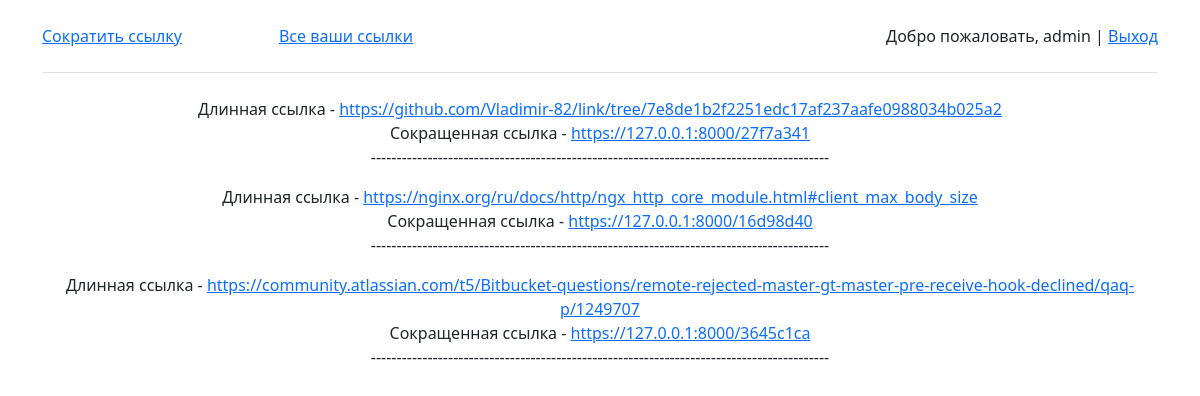
Page /show/ (signed in) on the committed database.
### app/models.py (models this page shows, shortened)
class Link(models.Model):
    author = models.ForeignKey(User, on_delete=models.CASCADE, null=True)
    link = models.URLField(max_length=1000)
    short_link = models.URLField(max_length=1000)

### app/views.py (the view)
# urls.py: path('show/', show, name='show'),
def show(request):
    current_user = request.user.id
    links = Link.objects.filter(author=current_user)
    if request.user.is_authenticated:
        if links:
            return render(request, 'app/show.html', {"links": links})
        else:
            return render(request, 'app/show.html', {'message': Message.does_not_have_list})
    else:
        return render(request, 'app/show.html', {'message': Message.unauthorized})

### app/templates/app/show.html (shortened to what this page needs)
{% extends "app/basic.html" %}
{% block content %}
{% if message %}
    <b>{{ message }}</b>
{% else %}
{% for link in links %}
    Длинная ссылка - <a href="{{ link.link }}"> {{ link.link }} </a><br>
    Сокращенная ссылка - <a href="{{ link.link }}"> {{ link.short_link }} </a>
    <p> ----------------------------------------------------------------------------------------- </p>
{% endfor %}
{% endif %}
{% endblock %}

### app/templates/app/basic.html (shortened to what this page needs)
<!DOCTYPE html>
<html lang="en">
<head>
    <link href="https://cdn.jsdelivr.net/npm/bootstrap@5.0.2/dist/css/bootstrap.min.css" rel="stylesheet">
</head>
<body>
<div class="container">
    <header class="d-flex flex-wrap align-items-center justify-content-center justify-content-md-between py-3 mb-4 border-bottom">
    <a href="{% url 'create' %}">Сократить ссылку</a>
    <a href="{% url 'show' %}">Все ваши ссылки</a>
      <a href="/" class="d-flex align-items-center col-md-3 mb-2 mb-md-0 text-dark text-decoration-none">
        <svg class="bi me-2" width="40" height="32" role="img" aria-label="Bootstrap"><use xlink:href="#bootstrap"></use></svg>
      </a>
        <span class="navbar-text">
            {% if request.user.is_authenticated %}
            Добро пожаловать, {{ user.username }} | <a href="{% url 'logout' %}">Выход</a>
            {% else %}
            <a href="{% url 'register' %}">Register</a> | <a href="{% url 'login' %}">Login</a>
            {% endif %}
        </span>
    </header>
</div>
<div class="container themed-container text-center">
    {% block content %}
    {% endblock %}
</div>
</body>
</html>

### rows in the picture
Link: link "https://github.com/Vladimir-82/link/tree/7e8de1b2f2251edc17af237aafe0988034b025a2", short_link "https://127.0.0.1:8000/27f7a341"
Link: link "https://nginx.org/ru/docs/http/ngx_http_core_module.html#client_max_body_size", short_link "https://127.0.0.1:8000/16d98d40"
Link: link "https://community.atlassian.com/t5/Bitbucket-questions/remote-rejected-master-gt-master-pre-receive-hook-declined/qaq-p/1249707", short_link "https://127.0.0.1:8000/3645c1ca"

### other values in the picture
{{ user.username }} "admin"
